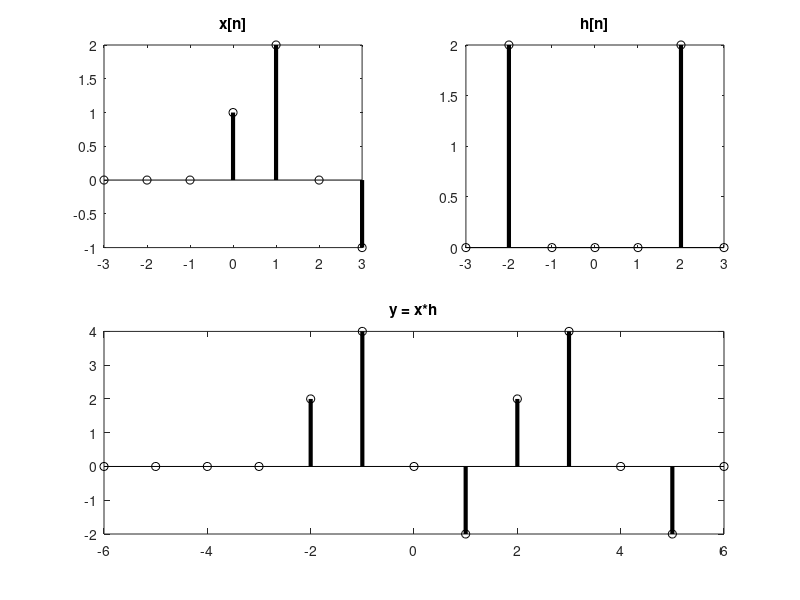

Source code (MATLAB):
clc;
n = -3:3;
x = [0 0 0 1 2 0 -1];
h = [0 2 0 0 0 2 0];
y = conv(x, h);
subplot(2, 2, 1); stem(n, x, 'k', 'LineWidth', 3); title('x[n]');
subplot(2, 2, 2); stem(n, h, 'k', 'LineWidth', 3); title('h[n]');
n_inicio = n(1) + n(1);
n_fim = n(7) + n(7);
ny = [n_inicio : n_fim];
subplot(2, 3, 4:6); stem(ny, y, 'k', 'LineWidth', 3); title('y = x*h');
